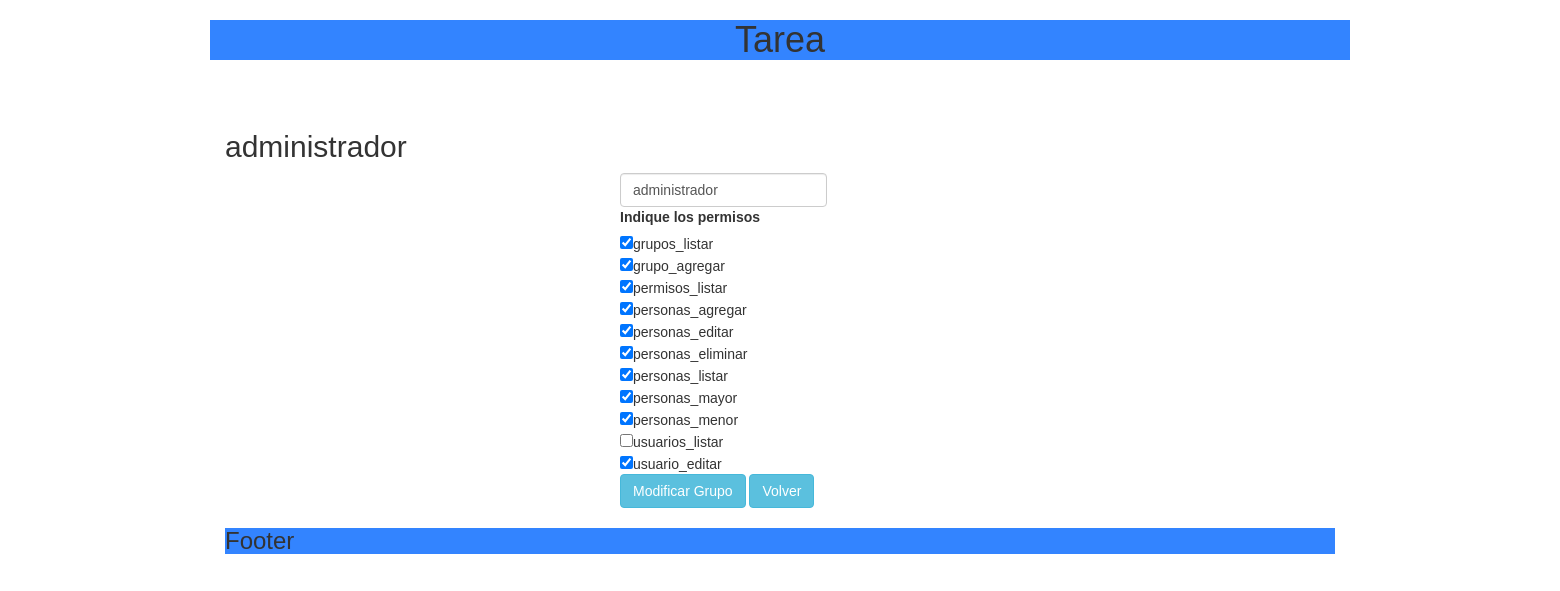
The app's page /editarGrupo.php?grupoID=1, older data.
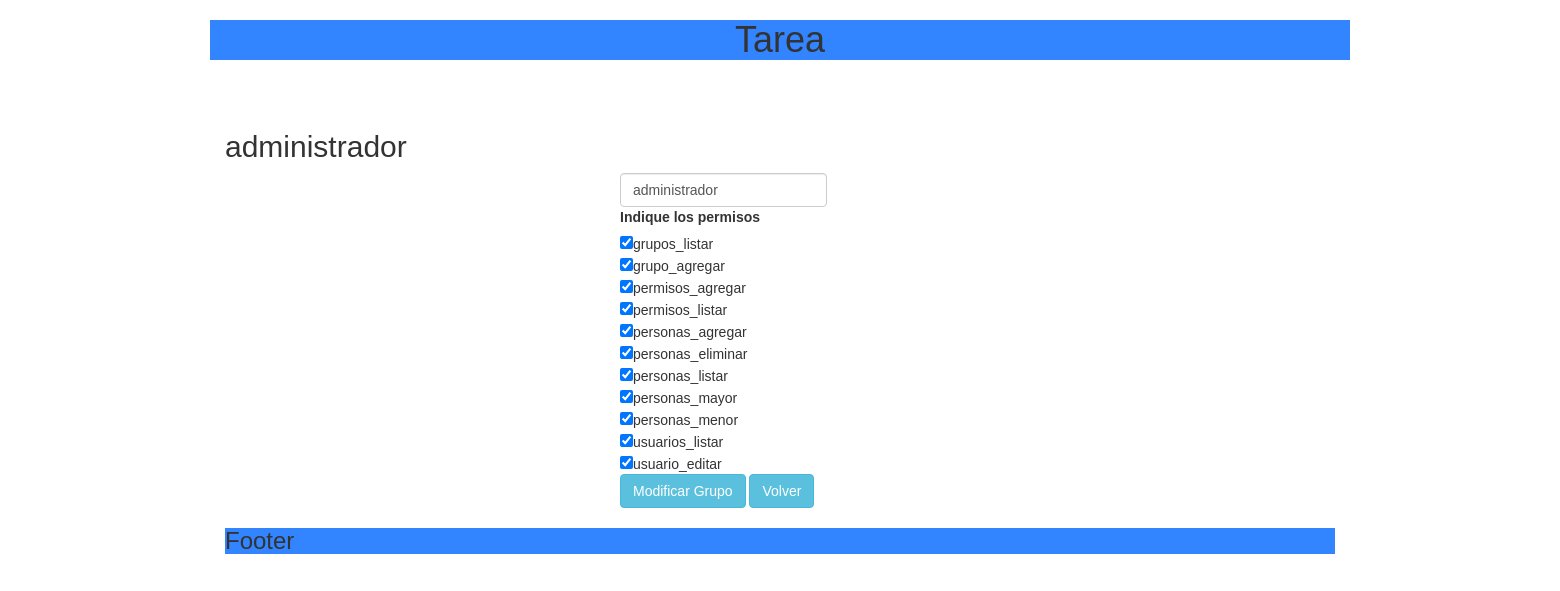
The same page, newer data.
### tables this page shows
CREATE TABLE `permisos` (
  `id` int(11) NOT NULL,
  `name` varchar(255) NOT NULL
);

### functions/funciones.php (called while the page is built, shortened)
<?php
function getPermisos() {
    $pdo = conectar();
    $statement = $pdo->prepare("SELECT *"
            . "FROM permisos");
    $statement->execute();
    $result = $statement->fetchAll();
    return $result;
}
function getGrupo($id) {
    $pdo = conectar();
    $statement = $pdo->prepare("SELECT *"
            . "FROM grupos WHERE id = $id");
    $statement->execute();
    $result = $statement->fetchAll();
    return $result;
}
function getGrupoConPermisos($id) {
    $pdo = conectar();
    $statement = $pdo->prepare("SELECT g.id AS grupo_id, g.name AS grupo_nombre, p.id AS permiso_id, p.name AS permiso_nombre
                               FROM grupos g INNER JOIN grupos_permisos gp ON
                                     g.id = gp.grupo_id INNER JOIN permisos p ON
                                     p.id = gp.permisos_id
                               WHERE g.id = $id");
    $statement->execute();
    $result = $statement->fetchAll();
    return $result;
}
function grupoTienePermiso($permisosDeGrupos, $idPermiso) {
    foreach ($permisosDeGrupos as $aux) {
        if ($aux['permiso_id'] == $idPermiso) {
            return TRUE;
        }
    }
    return FALSE;
}
?>

### web/editarGrupo.php (the view, shortened to what this page needs)
<?php
require_once("../functions/funciones.php");
?>
<!DOCTYPE html>
<html>
    <head>
    </head>
    <body>
        <br/>
        <br/>
        <?php
        $grupo = $_GET['grupoID'];
        $busquedaGrupo = getGrupoConPermisos($grupo);
        $obtenerGrupo = getGrupo($grupo);
        ?>
        <div class='container' >
            <h2> <?php echo $obtenerGrupo[0]['name'] ?></h2>
            <div id="editarGrupo" class="col-md-12 col-md-offset-4">
                <form class="form-inline" action="../functions/funEditarGrupo.php" method="POST">
                    <input type="text" class="form-control" value="<?php echo $obtenerGrupo[0]['name'] ?>" name="nameGroup"><br/>
                    <label>Indique los permisos</label><br/>
                    <?php
                    foreach (getPermisos() as $permiso) {
                        if (grupoTienePermiso($busquedaGrupo, $permiso['id'])) {
                            $checked = "checked";
                        } else {
                            $checked = "";
                        }
                        ?>
                        <input type="checkbox" name="permisos[]" value="<?php echo $permiso['id'] ?>" <?php echo $checked ?>><?php echo $permiso['name'] ?><br/>
                        <?php
                    }
                    ?>
                    <input type="submit" value="Modificar Grupo" class="btn btn-info">
                    <a id="volver" class="btn btn-info">Volver</a>
                </form>
            </div>
        </div>
    </body>
</html>

Row changes from the older to the newer data that the page shows:
removed permisos: name "personas_editar"
added permisos: name "permisos_agregar"
computed for permisos "usuarios_listar": id "☐" → "☑"
